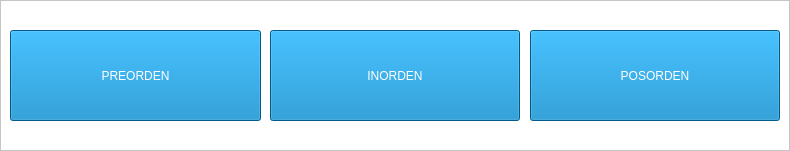
    <widget class="QFrame" name="frame_2">
     <property name="enabled">
      <bool>true</bool>
     </property>
     <property name="geometry">
      <rect>
       <x>-1</x>
       <y>590</y>
       <width>790</width>
       <height>151</height>
      </rect>
     </property>
     <property name="palette">
      <palette>
       <active>
        <colorrole role="Button">
         <brush brushstyle="SolidPattern">
          <color alpha="255">
           <red>255</red>
           <green>255</green>
           <blue>255</blue>
          </color>
         </brush>
        </colorrole>
        <colorrole role="Base">
         <brush brushstyle="SolidPattern">
          <color alpha="255">
           <red>255</red>
           <green>255</green>
           <blue>255</blue>
          </color>
         </brush>
        </colorrole>
        <colorrole role="Window">
         <brush brushstyle="SolidPattern">
          <color alpha="255">
           <red>255</red>
           <green>255</green>
           <blue>255</blue>
          </color>
         </brush>
        </colorrole>
        <colorrole role="AlternateBase">
         <brush brushstyle="SolidPattern">
          <color alpha="255">
           <red>255</red>
           <green>255</green>
           <blue>255</blue>
          </color>
         </brush>
        </colorrole>
       </active>
       <inactive>
        <colorrole role="Button">
         <brush brushstyle="SolidPattern">
          <color alpha="255">
           <red>255</red>
           <green>255</green>
           <blue>255</blue>
          </color>
         </brush>
        </colorrole>
        <colorrole role="Base">
         <brush brushstyle="SolidPattern">
          <color alpha="255">
           <red>255</red>
           <green>255</green>
           <blue>255</blue>
          </color>
         </brush>
        </colorrole>
        <colorrole role="Window">
         <brush brushstyle="SolidPattern">
          <color alpha="255">
           <red>255</red>
           <green>255</green>
           <blue>255</blue>
          </color>
         </brush>
        </colorrole>
        <colorrole role="AlternateBase">
         <brush brushstyle="SolidPattern">
          <color alpha="255">
           <red>255</red>
           <green>255</green>
           <blue>255</blue>
          </color>
         </brush>
        </colorrole>
       </inactive>
       <disabled>
        <colorrole role="Button">
         <brush brushstyle="SolidPattern">
          <color alpha="255">
           <red>255</red>
           <green>255</green>
           <blue>255</blue>
          </color>
         </brush>
        </colorrole>
        <colorrole role="Base">
         <brush brushstyle="SolidPattern">
          <color alpha="255">
           <red>255</red>
           <green>255</green>
           <blue>255</blue>
          </color>
         </brush>
        </colorrole>
        <colorrole role="Window">
         <brush brushstyle="SolidPattern">
          <color alpha="255">
           <red>255</red>
           <green>255</green>
           <blue>255</blue>
          </color>
         </brush>
        </colorrole>
        <colorrole role="AlternateBase">
         <brush brushstyle="SolidPattern">
          <color alpha="255">
           <red>255</red>
           <green>255</green>
           <blue>255</blue>
          </color>
         </brush>
        </colorrole>
       </disabled>
      </palette>
     </property>
     <property name="styleSheet">
      <string notr="true">background-color: rgb(255, 255, 255);
alternate-background-color: rgb(255, 255, 255);</string>
     </property>
     <property name="frameShape">
      <enum>QFrame::StyledPanel</enum>
     </property>
     <property name="frameShadow">
      <enum>QFrame::Raised</enum>
     </property>
     <widget class="QPushButton" name="botonin">
      <property name="enabled">
       <bool>true</bool>
      </property>
      <property name="geometry">
       <rect>
        <x>270</x>
        <y>30</y>
        <width>250</width>
        <height>91</height>
       </rect>
      </property>
      <property name="palette">
       <palette>
        <active>
         <colorrole role="Button">
          <brush brushstyle="SolidPattern">
           <color alpha="255">
            <red>0</red>
            <green>126</green>
            <blue>193</blue>
           </color>
          </brush>
         </colorrole>
         <colorrole role="ButtonText">
          <brush brushstyle="SolidPattern">
           <color alpha="255">
            <red>255</red>
            <green>255</green>
            <blue>255</blue>
           </color>
          </brush>
         </colorrole>
         <colorrole role="Base">
          <brush brushstyle="SolidPattern">
           <color alpha="255">
            <red>0</red>
            <green>126</green>
            <blue>193</blue>
           </color>
          </brush>
         </colorrole>
         <colorrole role="Window">
          <brush brushstyle="SolidPattern">
           <color alpha="255">
            <red>0</red>
            <green>126</green>
            <blue>193</blue>
           </color>
          </brush>
         </colorrole>
         <colorrole role="AlternateBase">
          <brush brushstyle="SolidPattern">
           <color alpha="255">
            <red>255</red>
            <green>255</green>
            <blue>255</blue>
           </color>
          </brush>
         </colorrole>
        </active>
        <inactive>
         <colorrole role="Button">
          <brush brushstyle="SolidPattern">
           <color alpha="255">
            <red>0</red>
            <green>126</green>
            <blue>193</blue>
           </color>
          </brush>
         </colorrole>
         <colorrole role="ButtonText">
          <brush brushstyle="SolidPattern">
           <color alpha="255">
            <red>255</red>
            <green>255</green>
            <blue>255</blue>
           </color>
          </brush>
         </colorrole>
         <colorrole role="Base">
          <brush brushstyle="SolidPattern">
           <color alpha="255">
            <red>0</red>
            <green>126</green>
            <blue>193</blue>
           </color>
          </brush>
         </colorrole>
         <colorrole role="Window">
          <brush brushstyle="SolidPattern">
           <color alpha="255">
            <red>0</red>
            <green>126</green>
            <blue>193</blue>
           </color>
          </brush>
         </colorrole>
         <colorrole role="AlternateBase">
          <brush brushstyle="SolidPattern">
           <color alpha="255">
            <red>255</red>
            <green>255</green>
            <blue>255</blue>
           </color>
          </brush>
         </colorrole>
        </inactive>
        <disabled>
         <colorrole role="Button">
          <brush brushstyle="SolidPattern">
           <color alpha="255">
            <red>0</red>
            <green>126</green>
            <blue>193</blue>
           </color>
          </brush>
         </colorrole>
         <colorrole role="ButtonText">
          <brush brushstyle="SolidPattern">
           <color alpha="255">
            <red>255</red>
            <green>255</green>
            <blue>255</blue>
           </color>
          </brush>
         </colorrole>
         <colorrole role="Base">
          <brush brushstyle="SolidPattern">
           <color alpha="255">
            <red>0</red>
            <green>126</green>
            <blue>193</blue>
           </color>
          </brush>
         </colorrole>
         <colorrole role="Window">
          <brush brushstyle="SolidPattern">
           <color alpha="255">
            <red>0</red>
            <green>126</green>
            <blue>193</blue>
           </color>
          </brush>
         </colorrole>
         <colorrole role="AlternateBase">
          <brush brushstyle="SolidPattern">
           <color alpha="255">
            <red>255</red>
            <green>255</green>
            <blue>255</blue>
           </color>
          </brush>
         </colorrole>
        </disabled>
       </palette>
      </property>
      <property name="autoFillBackground">
       <bool>false</bool>
      </property>
      <property name="styleSheet">
       <string notr="true">background-color: rgb(0, 126, 193);
font: 75 20pt &quot;MS Shell Dlg 2&quot;;
border-color: rgb(60, 177, 255);</string>
      </property>
      <property name="text">
       <string>INORDEN</string>
      </property>
      <property name="checkable">
       <bool>false</bool>
      </property>
      <property name="checked">
       <bool>false</bool>
      </property>
      <property name="autoDefault">
       <bool>false</bool>
      </property>
      <property name="default">
       <bool>false</bool>
      </property>
      <property name="flat">
       <bool>false</bool>
      </property>
     </widget>
     <widget class="QPushButton" name="botonpos">
      <property name="enabled">
       <bool>true</bool>
      </property>
      <property name="geometry">
       <rect>
        <x>530</x>
        <y>30</y>
        <width>250</width>
        <height>91</height>
       </rect>
      </property>
      <property name="palette">
       <palette>
        <active>
         <colorrole role="Button">
          <brush brushstyle="SolidPattern">
           <color alpha="255">
            <red>0</red>
            <green>126</green>
            <blue>193</blue>
           </color>
          </brush>
         </colorrole>
         <colorrole role="ButtonText">
          <brush brushstyle="SolidPattern">
           <color alpha="255">
            <red>255</red>
            <green>255</green>
            <blue>255</blue>
           </color>
          </brush>
         </colorrole>
         <colorrole role="Base">
          <brush brushstyle="SolidPattern">
           <color alpha="255">
            <red>0</red>
            <green>126</green>
            <blue>193</blue>
           </color>
          </brush>
         </colorrole>
         <colorrole role="Window">
          <brush brushstyle="SolidPattern">
           <color alpha="255">
            <red>0</red>
            <green>126</green>
            <blue>193</blue>
           </color>
          </brush>
         </colorrole>
         <colorrole role="AlternateBase">
          <brush brushstyle="SolidPattern">
           <color alpha="255">
            <red>255</red>
            <green>255</green>
            <blue>255</blue>
           </color>
          </brush>
         </colorrole>
        </active>
        <inactive>
         <colorrole role="Button">
          <brush brushstyle="SolidPattern">
           <color alpha="255">
            <red>0</red>
            <green>126</green>
            <blue>193</blue>
           </color>
          </brush>
         </colorrole>
         <colorrole role="ButtonText">
          <brush brushstyle="SolidPattern">
           <color alpha="255">
            <red>255</red>
            <green>255</green>
            <blue>255</blue>
           </color>
          </brush>
         </colorrole>
         <colorrole role="Base">
          <brush brushstyle="SolidPattern">
           <color alpha="255">
            <red>0</red>
            <green>126</green>
            <blue>193</blue>
           </color>
          </brush>
         </colorrole>
         <colorrole role="Window">
          <brush brushstyle="SolidPattern">
           <color alpha="255">
            <red>0</red>
            <green>126</green>
            <blue>193</blue>
           </color>
          </brush>
         </colorrole>
         <colorrole role="AlternateBase">
          <brush brushstyle="SolidPattern">
           <color alpha="255">
            <red>255</red>
            <green>255</green>
            <blue>255</blue>
           </color>
          </brush>
         </colorrole>
        </inactive>
        <disabled>
         <colorrole role="Button">
          <brush brushstyle="SolidPattern">
           <color alpha="255">
            <red>0</red>
            <green>126</green>
            <blue>193</blue>
           </color>
          </brush>
         </colorrole>
         <colorrole role="ButtonText">
          <brush brushstyle="SolidPattern">
           <color alpha="255">
            <red>255</red>
            <green>255</green>
            <blue>255</blue>
           </color>
          </brush>
         </colorrole>
         <colorrole role="Base">
          <brush brushstyle="SolidPattern">
           <color alpha="255">
            <red>0</red>
            <green>126</green>
            <blue>193</blue>
           </color>
          </brush>
         </colorrole>
         <colorrole role="Window">
          <brush brushstyle="SolidPattern">
           <color alpha="255">
            <red>0</red>
            <green>126</green>
            <blue>193</blue>
           </color>
          </brush>
         </colorrole>
         <colorrole role="AlternateBase">
          <brush brushstyle="SolidPattern">
           <color alpha="255">
            <red>255</red>
            <green>255</green>
            <blue>255</blue>
           </color>
          </brush>
         </colorrole>
        </disabled>
       </palette>
      </property>
      <property name="autoFillBackground">
       <bool>false</bool>
      </property>
      <property name="styleSheet">
       <string notr="true">background-color: rgb(0, 126, 193);
font: 75 20pt &quot;MS Shell Dlg 2&quot;;
border-color: rgb(60, 177, 255);</string>
      </property>
      <property name="text">
       <string>POSORDEN</string>
      </property>
      <property name="checkable">
       <bool>false</bool>
      </property>
      <property name="checked">
       <bool>false</bool>
      </property>
      <property name="autoRepeat">
       <bool>false</bool>
      </property>
      <property name="autoExclusive">
       <bool>false</bool>
      </property>
      <property name="autoDefault">
       <bool>true</bool>
      </property>
     </widget>
     <widget class="QPushButton" name="botonpre">
      <property name="enabled">
       <bool>true</bool>
      </property>
      <property name="geometry">
       <rect>
        <x>10</x>
        <y>30</y>
        <width>251</width>
        <height>91</height>
       </rect>
      </property>
      <property name="palette">
       <palette>
        <active>
         <colorrole role="WindowText">
          <brush brushstyle="SolidPattern">
           <color alpha="255">
            <red>255</red>
            <green>255</green>
            <blue>255</blue>
           </color>
          </brush>
         </colorrole>
         <colorrole role="Button">
          <brush brushstyle="SolidPattern">
           <color alpha="255">
            <red>0</red>
            <green>126</green>
            <blue>193</blue>
           </color>
          </brush>
         </colorrole>
         <colorrole role="Text">
          <brush brushstyle="SolidPattern">
           <color alpha="255">
            <red>255</red>
            <green>255</green>
            <blue>255</blue>
           </color>
          </brush>
         </colorrole>
         <colorrole role="ButtonText">
          <brush brushstyle="SolidPattern">
           <color alpha="255">
            <red>255</red>
            <green>255</green>
            <blue>255</blue>
           </color>
          </brush>
         </colorrole>
         <colorrole role="Base">
          <brush brushstyle="SolidPattern">
           <color alpha="255">
            <red>0</red>
            <green>126</green>
            <blue>193</blue>
           </color>
          </brush>
         </colorrole>
         <colorrole role="Window">
          <brush brushstyle="SolidPattern">
           <color alpha="255">
            <red>0</red>
            <green>126</green>
            <blue>193</blue>
           </color>
          </brush>
         </colorrole>
         <colorrole role="AlternateBase">
          <brush brushstyle="SolidPattern">
           <color alpha="255">
            <red>255</red>
            <green>255</green>
            <blue>255</blue>
           </color>
          </brush>
         </colorrole>
        </active>
        <inactive>
         <colorrole role="WindowText">
          <brush brushstyle="SolidPattern">
           <color alpha="255">
            <red>255</red>
            <green>255</green>
            <blue>255</blue>
           </color>
          </brush>
         </colorrole>
         <colorrole role="Button">
          <brush brushstyle="SolidPattern">
           <color alpha="255">
            <red>0</red>
            <green>126</green>
            <blue>193</blue>
           </color>
          </brush>
         </colorrole>
         <colorrole role="Text">
          <brush brushstyle="SolidPattern">
           <color alpha="255">
            <red>255</red>
            <green>255</green>
            <blue>255</blue>
           </color>
          </brush>
         </colorrole>
         <colorrole role="ButtonText">
          <brush brushstyle="SolidPattern">
           <color alpha="255">
            <red>255</red>
            <green>255</green>
            <blue>255</blue>
           </color>
          </brush>
         </colorrole>
         <colorrole role="Base">
          <brush brushstyle="SolidPattern">
           <color alpha="255">
            <red>0</red>
            <green>126</green>
            <blue>193</blue>
           </color>
          </brush>
         </colorrole>
         <colorrole role="Window">
          <brush brushstyle="SolidPattern">
           <color alpha="255">
            <red>0</red>
            <green>126</green>
            <blue>193</blue>
           </color>
          </brush>
         </colorrole>
         <colorrole role="AlternateBase">
          <brush brushstyle="SolidPattern">
           <color alpha="255">
            <red>255</red>
            <green>255</green>
            <blue>255</blue>
           </color>
          </brush>
         </colorrole>
        </inactive>
        <disabled>
         <colorrole role="WindowText">
          <brush brushstyle="SolidPattern">
           <color alpha="255">
            <red>255</red>
            <green>255</green>
            <blue>255</blue>
           </color>
          </brush>
         </colorrole>
         <colorrole role="Button">
          <brush brushstyle="SolidPattern">
           <color alpha="255">
            <red>0</red>
            <green>126</green>
            <blue>193</blue>
           </color>
          </brush>
         </colorrole>
         <colorrole role="Text">
          <brush brushstyle="SolidPattern">
           <color alpha="255">
            <red>255</red>
            <green>255</green>
            <blue>255</blue>
           </color>
          </brush>
         </colorrole>
         <colorrole role="ButtonText">
          <brush brushstyle="SolidPattern">
           <color alpha="255">
            <red>255</red>
            <green>255</green>
            <blue>255</blue>
           </color>
          </brush>
         </colorrole>
         <colorrole role="Base">
          <brush brushstyle="SolidPattern">
           <color alpha="255">
            <red>0</red>
            <green>126</green>
            <blue>193</blue>
           </color>
          </brush>
         </colorrole>
         <colorrole role="Window">
          <brush brushstyle="SolidPattern">
           <color alpha="255">
            <red>0</red>
            <green>126</green>
            <blue>193</blue>
           </color>
          </brush>
         </colorrole>
         <colorrole role="AlternateBase">
          <brush brushstyle="SolidPattern">
           <color alpha="255">
            <red>255</red>
            <green>255</green>
            <blue>255</blue>
           </color>
          </brush>
         </colorrole>
        </disabled>
       </palette>
      </property>
      <property name="mouseTracking">
       <bool>false</bool>
      </property>
      <property name="styleSheet">
       <string notr="true">font: 75 20pt &quot;MS Shell Dlg 2&quot; rgb(60, 177, 255);
color: rgb(255, 255, 255);
border-color: rgb(0, 54, 81);
background-color: rgb(0, 126, 193);
</string>
      </property>
      <property name="text">
       <string>PREORDEN</string>
      </property>
     </widget>
    </widget>
